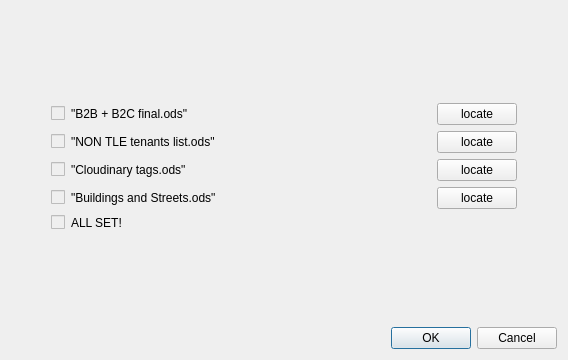
<?xml version="1.0" encoding="UTF-8"?>
<ui version="4.0">
 <class>Dialog</class>
 <widget class="QDialog" name="Dialog">
  <property name="geometry">
   <rect>
    <x>0</x>
    <y>0</y>
    <width>568</width>
    <height>360</height>
   </rect>
  </property>
  <property name="windowTitle">
   <string>Settings</string>
  </property>
  <layout class="QVBoxLayout" name="verticalLayout">
   <item>
    <spacer name="verticalSpacer">
     <property name="orientation">
      <enum>Qt::Vertical</enum>
     </property>
     <property name="sizeHint" stdset="0">
      <size>
       <width>20</width>
       <height>40</height>
      </size>
     </property>
    </spacer>
   </item>
   <item>
    <layout class="QGridLayout" name="gridLayout" columnstretch="0,0,1,0,0">
     <item row="0" column="4">
      <spacer name="horizontalSpacer">
       <property name="orientation">
        <enum>Qt::Horizontal</enum>
       </property>
       <property name="sizeHint" stdset="0">
        <size>
         <width>40</width>
         <height>20</height>
        </size>
       </property>
      </spacer>
     </item>
     <item row="2" column="1">
      <widget class="QCheckBox" name="cloudinaryTags_checkbox">
       <property name="enabled">
        <bool>false</bool>
       </property>
       <property name="text">
        <string/>
       </property>
      </widget>
     </item>
     <item row="1" column="1">
      <widget class="QCheckBox" name="nonTLE_checkbox">
       <property name="enabled">
        <bool>false</bool>
       </property>
       <property name="text">
        <string/>
       </property>
      </widget>
     </item>
     <item row="0" column="0">
      <spacer name="horizontalSpacer_2">
       <property name="orientation">
        <enum>Qt::Horizontal</enum>
       </property>
       <property name="sizeHint" stdset="0">
        <size>
         <width>40</width>
         <height>20</height>
        </size>
       </property>
      </spacer>
     </item>
     <item row="3" column="2">
      <widget class="QLabel" name="buildings_path">
       <property name="text">
        <string>&quot;Buildings and Streets.ods&quot;</string>
       </property>
      </widget>
     </item>
     <item row="0" column="3" alignment="Qt::AlignRight">
      <widget class="QPushButton" name="pushButton">
       <property name="text">
        <string>locate</string>
       </property>
      </widget>
     </item>
     <item row="3" column="3">
      <widget class="QPushButton" name="pushButton_4">
       <property name="text">
        <string>locate</string>
       </property>
      </widget>
     </item>
     <item row="3" column="1">
      <widget class="QCheckBox" name="buildings_checkbox">
       <property name="enabled">
        <bool>false</bool>
       </property>
       <property name="text">
        <string/>
       </property>
      </widget>
     </item>
     <item row="0" column="1">
      <widget class="QCheckBox" name="B2B_final_checkbox">
       <property name="enabled">
        <bool>false</bool>
       </property>
       <property name="sizePolicy">
        <sizepolicy hsizetype="Fixed" vsizetype="Fixed">
         <horstretch>0</horstretch>
         <verstretch>0</verstretch>
        </sizepolicy>
       </property>
       <property name="text">
        <string/>
       </property>
      </widget>
     </item>
     <item row="2" column="3">
      <widget class="QPushButton" name="pushButton_3">
       <property name="text">
        <string>locate</string>
       </property>
      </widget>
     </item>
     <item row="1" column="2">
      <widget class="QLabel" name="nonTLE_path">
       <property name="text">
        <string>&quot;NON TLE tenants list.ods&quot;</string>
       </property>
      </widget>
     </item>
     <item row="2" column="2">
      <widget class="QLabel" name="cloudinaryTags_path">
       <property name="text">
        <string>&quot;Cloudinary tags.ods&quot;</string>
       </property>
      </widget>
     </item>
     <item row="1" column="3" alignment="Qt::AlignRight">
      <widget class="QPushButton" name="pushButton_2">
       <property name="text">
        <string>locate</string>
       </property>
      </widget>
     </item>
     <item row="0" column="2">
      <widget class="QLabel" name="B2B_final_path">
       <property name="text">
        <string>&quot;B2B + B2C final.ods&quot;</string>
       </property>
      </widget>
     </item>
     <item row="4" column="1">
      <widget class="QCheckBox" name="allSet_checkbox">
       <property name="enabled">
        <bool>false</bool>
       </property>
       <property name="text">
        <string/>
       </property>
      </widget>
     </item>
     <item row="4" column="2">
      <widget class="QLabel" name="AllSet_label">
       <property name="text">
        <string>ALL SET!</string>
       </property>
      </widget>
     </item>
    </layout>
   </item>
   <item>
    <spacer name="verticalSpacer_2">
     <property name="orientation">
      <enum>Qt::Vertical</enum>
     </property>
     <property name="sizeHint" stdset="0">
      <size>
       <width>20</width>
       <height>40</height>
      </size>
     </property>
    </spacer>
   </item>
   <item>
    <widget class="QDialogButtonBox" name="buttonBox">
     <property name="orientation">
      <enum>Qt::Horizontal</enum>
     </property>
     <property name="standardButtons">
      <set>QDialogButtonBox::Cancel|QDialogButtonBox::Ok</set>
     </property>
    </widget>
   </item>
  </layout>
 </widget>
 <resources/>
 <connections>
  <connection>
   <sender>buttonBox</sender>
   <signal>accepted()</signal>
   <receiver>Dialog</receiver>
   <slot>accept()</slot>
   <hints>
    <hint type="sourcelabel">
     <x>248</x>
     <y>254</y>
    </hint>
    <hint type="destinationlabel">
     <x>157</x>
     <y>274</y>
    </hint>
   </hints>
  </connection>
  <connection>
   <sender>buttonBox</sender>
   <signal>rejected()</signal>
   <receiver>Dialog</receiver>
   <slot>reject()</slot>
   <hints>
    <hint type="sourcelabel">
     <x>316</x>
     <y>260</y>
    </hint>
    <hint type="destinationlabel">
     <x>286</x>
     <y>274</y>
    </hint>
   </hints>
  </connection>
 </connections>
</ui>
